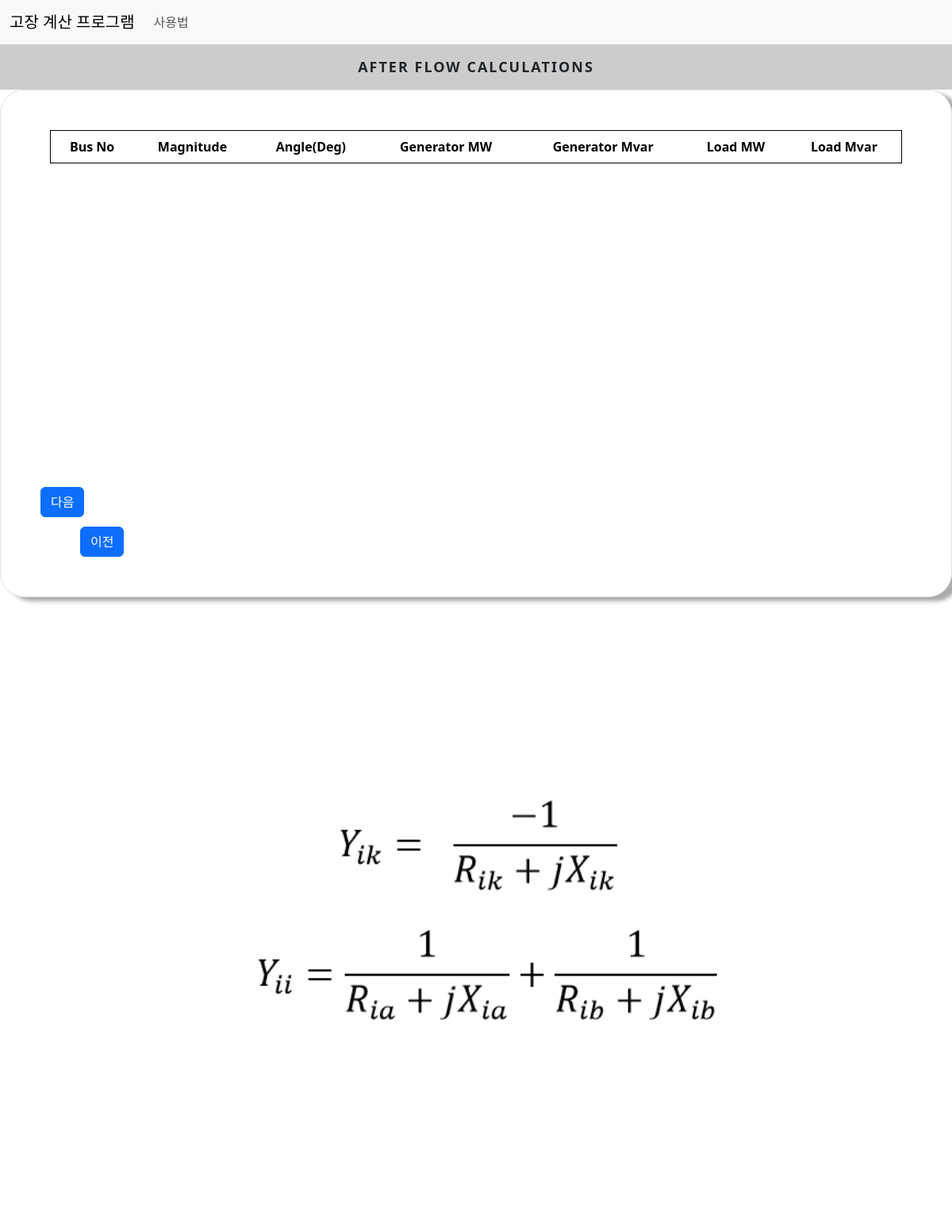
The page /flow/ on the database as committed earlier.
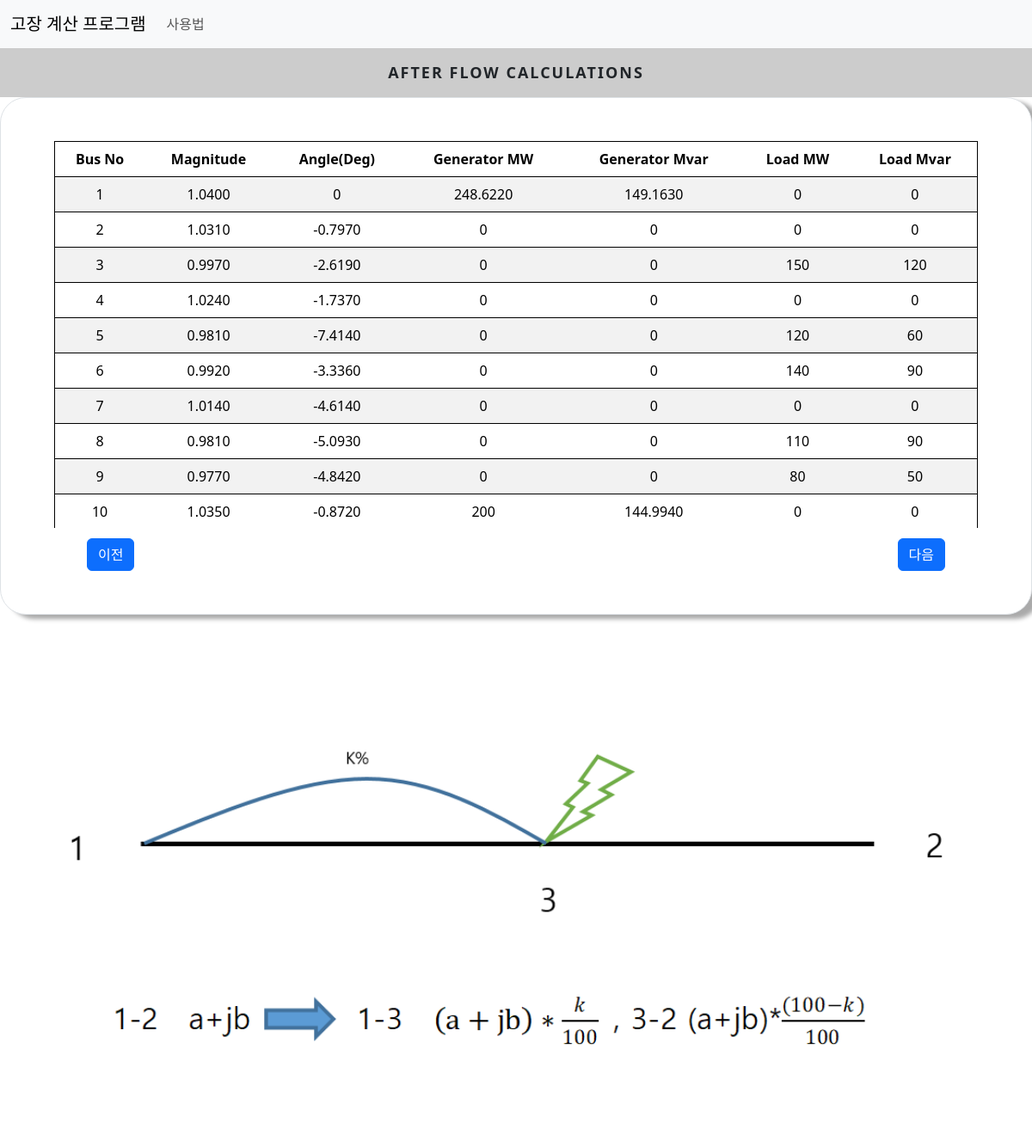
The same page on the database as committed later.
### cal/models.py (models this page shows)
class Afterflow(models.Model):
    Bus_No =models.SmallIntegerField()
    Voltage_Mag = models.FloatField(default=0)
    Voltage_Deg = models.FloatField(default=0)
    Generator_MW = models.FloatField(default=0)
    Generator_Mvar = models.FloatField(default=0)
    Load_MW = models.FloatField(default=0)
    Load_Mvar = models.FloatField(default=0)

### cal/views.py (the view)
# urls.py: path('flow/',views.flow, name='flow'),
def flow(request):
    afterflow=Afterflow.objects.all()
    fault_con = FaultCondition.objects.get(to_find=True)
    context={'afterflow':afterflow, 'fault_con':fault_con}
    return render(request,'cal/flow.html',context=context)

### cal/templates/cal/flow.html (shortened to what this page needs)
{% extends './base.html'%}
{% load static %}
{% block css %}
<link rel="stylesheet" href="{% static 'cal/css/table_label.css'%}">
{% endblock css %}
{% block content %}
<div class="main">
    <div class="tab">
      <label for="tab-1">After Flow calculations</label>
    </div>
    <div class="content">
      <div class="content-dis">
        <div class="border">
          <div class="container  fault">
            <table class="table table-striped">
              <thead>
                <tr>
                  <td>Bus No</td>
                  <td>Magnitude</td>
                  <td>Angle(Deg)</td>
                  <td>Generator MW</td>
                  <td>Generator Mvar</td>
                  <td>Load MW</td>
                  <td>Load Mvar</td>
                </tr>
              </thead>
              <tbody>
                {% for i in afterflow %}
                <tr>
                  <td>{{i.Bus_No}}</td>
                  <td>{{i.Voltage_Mag|floatformat:-4}}</td>
                  <td>{{i.Voltage_Deg|floatformat:-4}}</td>
                  <td>{{i.Generator_MW|floatformat:-4}}</td>
                  <td>{{i.Generator_Mvar|floatformat:-4}}</td>
                  <td>{{i.Load_MW|floatformat:-4}}</td>
                  <td>{{i.Load_Mvar|floatformat:-4}}</td>
                </tr>
                {% endfor %}
              </tbody>
            </table>
          </div>
          <a class="btn btn-primary prev" href="{% url 'initial' %}">이전</a>
          {% if fault_con.is_bus_fault %}
            {% if fault_con.fault_type == 0 %}
              <a class="btn btn-primary" href="{% url 'ybus' %}">다음</a>
            {% else%}
              <a class="btn btn-primary next" href="{% url 'transformer' %}">다음</a>
            {% endif %}
          {% else %}
            <a class="btn btn-primary next" href="{% url 'slider' %}">다음</a>
          {% endif %}
        </div>
      </div>
    </div>
  </div>
  {% if fault_con.is_bus_fault %}
    {% if fault_con.fault_type == 0 %}
      {% if fault_con.is_shunt %}
        {% if fault_con.is_load_effect %}
          <img src="{% static 'cal/images/ybusbload.png'%}">
        {% else %}
          <img src="{% static 'cal/images/ybusb.png'%}">
        {% endif %}
      {% else %}
        {% if fault_con.is_load_effect %}
          <img src="{% static 'cal/images/ybusload.png'%}">
        {% else %}
          <img src="{% static 'cal/images/ybus.png'%}">
        {% endif %}
      {% endif%}
    {% else%}
      <img src="{% static 'cal/images/zero-sequence.png'%}">
    {% endif %}
  {% else %}
    <img src="{% static 'cal/images/slider.png'%}">
  {% endif %}
{% endblock content%}

Rows that differ between the two databases and show on the page:
added Afterflow: Bus_No "1", Voltage_Mag "1.0400", Voltage_Deg "0", Generator_MW "248.6220", Generator_Mvar "149.1630", Load_MW "0", Load_Mvar "0"
added Afterflow: Bus_No "2", Voltage_Mag "1.0310", Voltage_Deg "-0.7970", Generator_MW "0", Generator_Mvar "0", Load_MW "0", Load_Mvar "0"
added Afterflow: Bus_No "3", Voltage_Mag "0.9970", Voltage_Deg "-2.6190", Generator_MW "0", Generator_Mvar "0", Load_MW "150", Load_Mvar "120"
added Afterflow: Bus_No "4", Voltage_Mag "1.0240", Voltage_Deg "-1.7370", Generator_MW "0", Generator_Mvar "0", Load_MW "0", Load_Mvar "0"
added Afterflow: Bus_No "5", Voltage_Mag "0.9810", Voltage_Deg "-7.4140", Generator_MW "0", Generator_Mvar "0", Load_MW "120", Load_Mvar "60"
added Afterflow: Bus_No "6", Voltage_Mag "0.9920", Voltage_Deg "-3.3360", Generator_MW "0", Generator_Mvar "0", Load_MW "140", Load_Mvar "90"
added Afterflow: Bus_No "7", Voltage_Mag "1.0140", Voltage_Deg "-4.6140", Generator_MW "0", Generator_Mvar "0", Load_MW "0", Load_Mvar "0"
added Afterflow: Bus_No "8", Voltage_Mag "0.9810", Voltage_Deg "-5.0930", Generator_MW "0", Generator_Mvar "0", Load_MW "110", Load_Mvar "90"
added Afterflow: Bus_No "9", Voltage_Mag "0.9770", Voltage_Deg "-4.8420", Generator_MW "0", Generator_Mvar "0", Load_MW "80", Load_Mvar "50"
added Afterflow: Bus_No "10", Voltage_Mag "1.0350", Voltage_Deg "-0.8720", Generator_MW "200", Generator_Mvar "144.9940", Load_MW "0", Load_Mvar "0"
